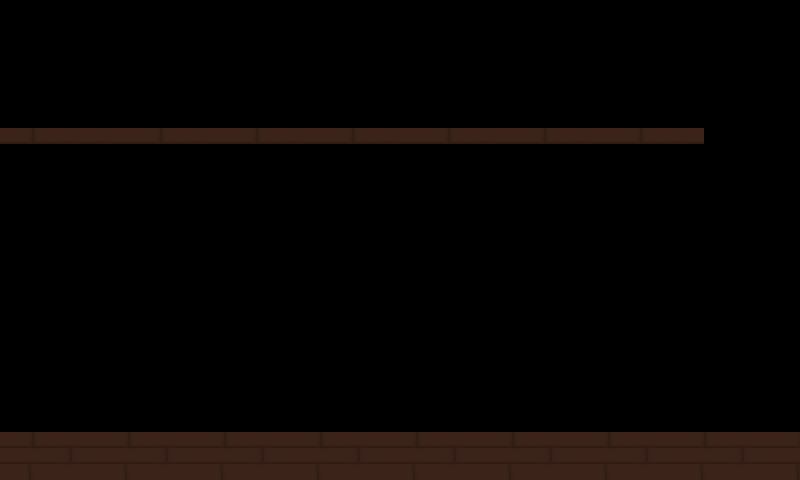

Below is a game level as drawn by its tile map, then a one-line description and the .tmx that defines it (tile-layer data replaced by summaries):
An orthogonal 50x30 tile map with 16x16 px tiles, 5 tile layers (Platform, Hidden, Background, Furniture, ...), 8 tilesets and 2 objects.

<map version="1.0" orientation="orthogonal" renderorder="right-down" width="50" height="30" tilewidth="16" tileheight="16" nextobjectid="47">
 <tileset firstgid="1" name="floor" tilewidth="16" tileheight="16" tilecount="18" columns="6">
  <image source="platform.png" width="96" height="48" />
 </tileset>
 <tileset firstgid="19" name="locker" tilewidth="16" tileheight="16" tilecount="8" columns="2">
  <image source="locker.png" width="32" height="64" />
 </tileset>
 <tileset firstgid="27" name="wood_flooring" tilewidth="16" tileheight="16" tilecount="18" columns="6">
  <image source="wood_flooring.png" width="96" height="48" />
 </tileset>
 <tileset firstgid="45" name="class_door" tilewidth="16" tileheight="16" tilecount="8" columns="2">
  <image source="class_door.png" width="32" height="64" />
 </tileset>
 <tileset firstgid="53" name="table" tilewidth="16" tileheight="16" tilecount="10" columns="5">
  <image source="table.png" width="80" height="32" />
 </tileset>
 <tileset firstgid="63" name="stacked_paper" tilewidth="16" tileheight="16" tilecount="1" columns="1">
  <image source="stacked_paper.png" width="16" height="16" />
 </tileset>
 <tileset firstgid="64" name="banner" tilewidth="16" tileheight="16" tilecount="80" columns="8">
  <image source="banner.png" width="128" height="160" />
 </tileset>
 <tileset firstgid="144" name="library_pack" tilewidth="16" tileheight="16" tilecount="35" columns="5">
  <image source="library_pack.png" width="80" height="112" />
 </tileset>
 <layer name="Platform" width="50" height="30">
  <data>[1500 cells, 194 non-empty, 18 distinct tile ids]</data>
 </layer>
 <layer name="Hidden" width="50" height="30">
  <data>[1500 cells, 0 non-empty, 0 distinct tile ids]</data>
 </layer>
 <layer name="Background" width="50" height="30">
  <data>[1500 cells, 0 non-empty, 0 distinct tile ids]</data>
 </layer>
 <layer name="Furniture" width="50" height="30">
  <data>[1500 cells, 0 non-empty, 0 distinct tile ids]</data>
 </layer>
 <layer name="Climbable" width="50" height="30">
  <data>[1500 cells, 0 non-empty, 0 distinct tile ids]</data>
 </layer>
 <objectgroup name="Door">
  <properties>
   <property name="LocationX" value="48" />
   <property name="LocationY" value="26" />
   <property name="Opens" value="level2.tmx" />
  </properties>
 </objectgroup>
 <objectgroup name="Stacked Paper">
  <object id="45" gid="63" x="448" y="384" width="16" height="16" />
 </objectgroup>
 <objectgroup name="Desk" />
 <objectgroup name="NPC">
  <object id="46" x="608" y="416" width="16" height="16">
   <properties>
    <property name="type" value="waiting" />
   </properties>
  </object>
 </objectgroup>
</map>
